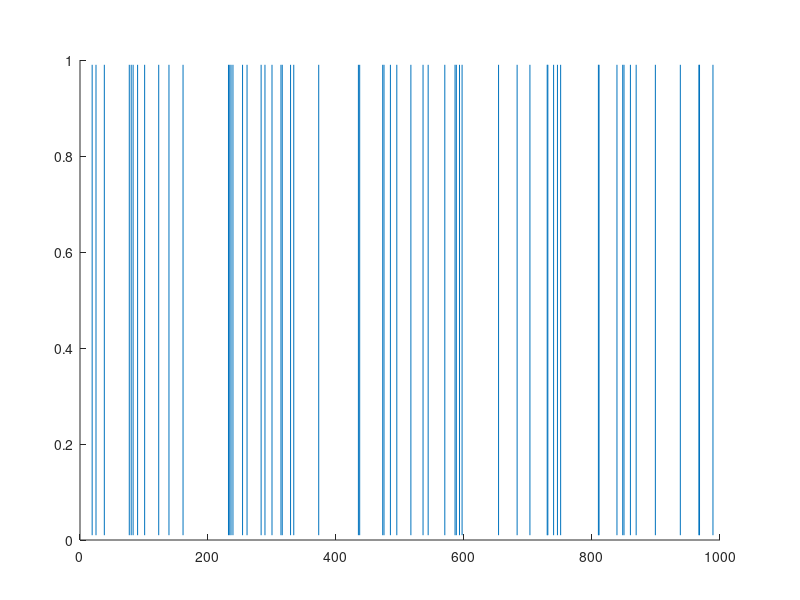

The MATLAB source for this figure:
function ns_001
  % ns_001.m

  % 04 jan 2016
  % Solving the Time Dependent Schrodinger Equation using the FDTD Method
  % Motion of a wave packet
  % Ian Cooper
  % School of Physics, University of Sydney
  % documentation: www.physics.usyd.edu.au/teach_res/mp/mphome.htm
  % mscripts: www.physics.usyd.edu.au/teach_res/mp/mscripts

  
  close all
  clc
  global t;
  setup
end

% ------------------------------------------------------------------------
function setup
  global t;
  timeStepS = 0.001;                  % 1 msec
  spikesPerS = 50;                    % 50 spikes per second, on average
  durationS = 1.000;                  % 1 sec simulation
  t = 0:timeStepS:durationS;	    % a vector with each time step	

  vt = rand(size(t));
  spikes = (spikesPerS*timeStepS) > vt;
  rasterPlot(spikes, timeStepS);
end

% ------------------------------------------------------------------------
function rasterPlot(spikes, timeStepS)
  figure(1);
  axes('position', [0.1, 0.1, 0.8, 0.8]);
  axis([0, length(spikes) - 1, 0, 1]);
  trains = size(spikes, 1); 
  ticMargin = 0.01;                                      % gap between spike trains (full scale is 1)
  ticHeight = (1.0 - (trains + 1) * ticMargin) / trains;

  %for train = 1:trains
    spikeTimes = find(spikes == 1)
        
     for cc = 1:length(spikeTimes)
       line([spikeTimes(cc), spikeTimes(cc)], [0.01 0.99]);
     end
  %end
end
